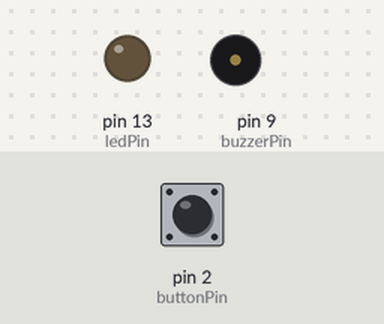
The sketch below on a simulated Arduino Uno, built with avr-gcc and run on an emulated ATmega328P. On the bench: output pins drawn as LEDs (lit = HIGH), buzzer (waves = sounding, pin HIGH). Dashed ring = blinking. Inputs (shaded band) come from the test bench; at power-on: pin 2 (buttonPin) LOW.

Above: at 1.2 s.
1.3 s: pin 2 (buttonPin) pulled HIGH for 0.15 s
At 1.45 s:
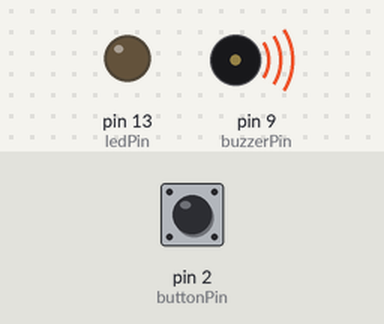
3.0 s: pin 2 (buttonPin) pulled HIGH for 3.2 s
At 3.25 s:
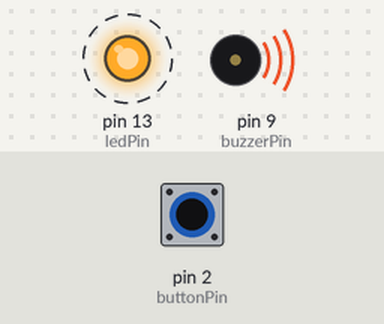
Timing chart, 0 to 7.7 s (numbered marks = the images above; inputs shaded):
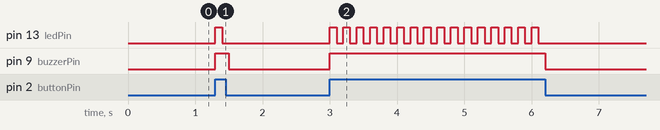

Measured:
- after the input at 1.3 s, pin 13 (ledPin): LOW → HIGH at once, → LOW 0.10 s later; pin 9 (buzzerPin): LOW → HIGH at once, → LOW 0.20 s later
- after the input at 3.0 s, pin 13 (ledPin): alternates HIGH for 0.10 s and LOW for 0.10 s, 32 changes in all, then stays LOW, starting at once; pin 9 (buzzerPin): LOW → HIGH at once, → LOW 3.2 s later

The sketch:

7.ino
```cpp
// constants won't change. They're used here to set pin numbers:
const int buttonPin = 2;  // the number of the pushbutton pin
const int ledPin = 13;    // the number of the LED pin
const int buzzerPin = 9; // the number of the Buzzer pin
bool ledStatus = true;

// variables will change:
int buttonState = 0;  // variable for reading the pushbutton status

void setup() {
  // initialize the LED pin as an output:
  pinMode(ledPin, OUTPUT);

  // initialize the Buzzer pin as an output:
  pinMode(buzzerPin, OUTPUT);

  // initialize the pushbutton pin as an input:
  pinMode(buttonPin, INPUT);
}

void loop() {
  // read the state of the pushbutton value:
  buttonState = digitalRead(buttonPin);

  // check if the pushbutton is pressed. If it is, the buttonState is HIGH:
  if (buttonState == HIGH) {
    // turn LED on:
    digitalWrite(ledPin,ledStatus);

    digitalWrite(buzzerPin, HIGH);
    delay(100);
    digitalWrite(buzzerPin, LOW);

    ledStatus=!ledStatus; // Toggle current LED status
  }
}
```
